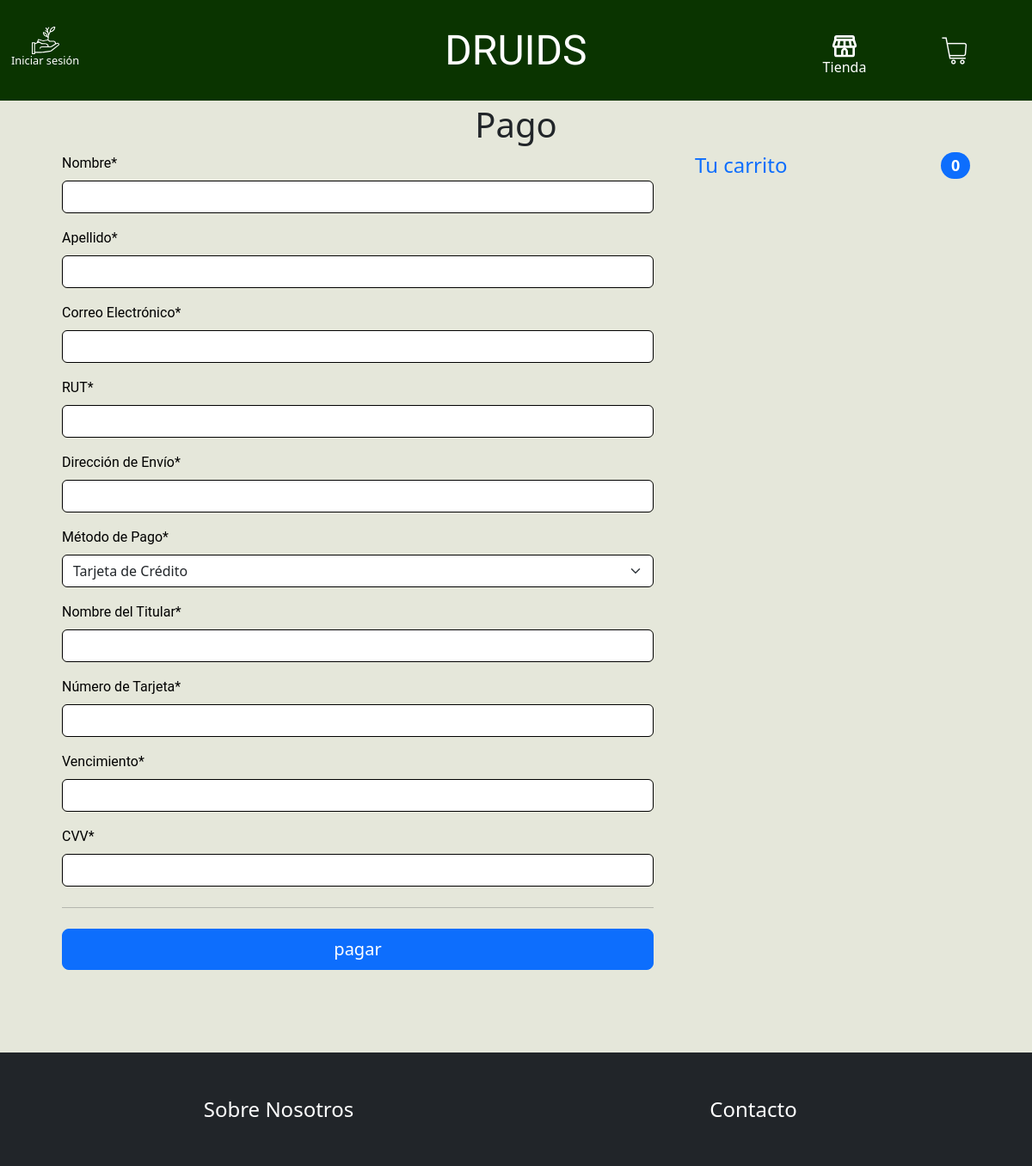
The page /pago/ on the database as committed earlier.
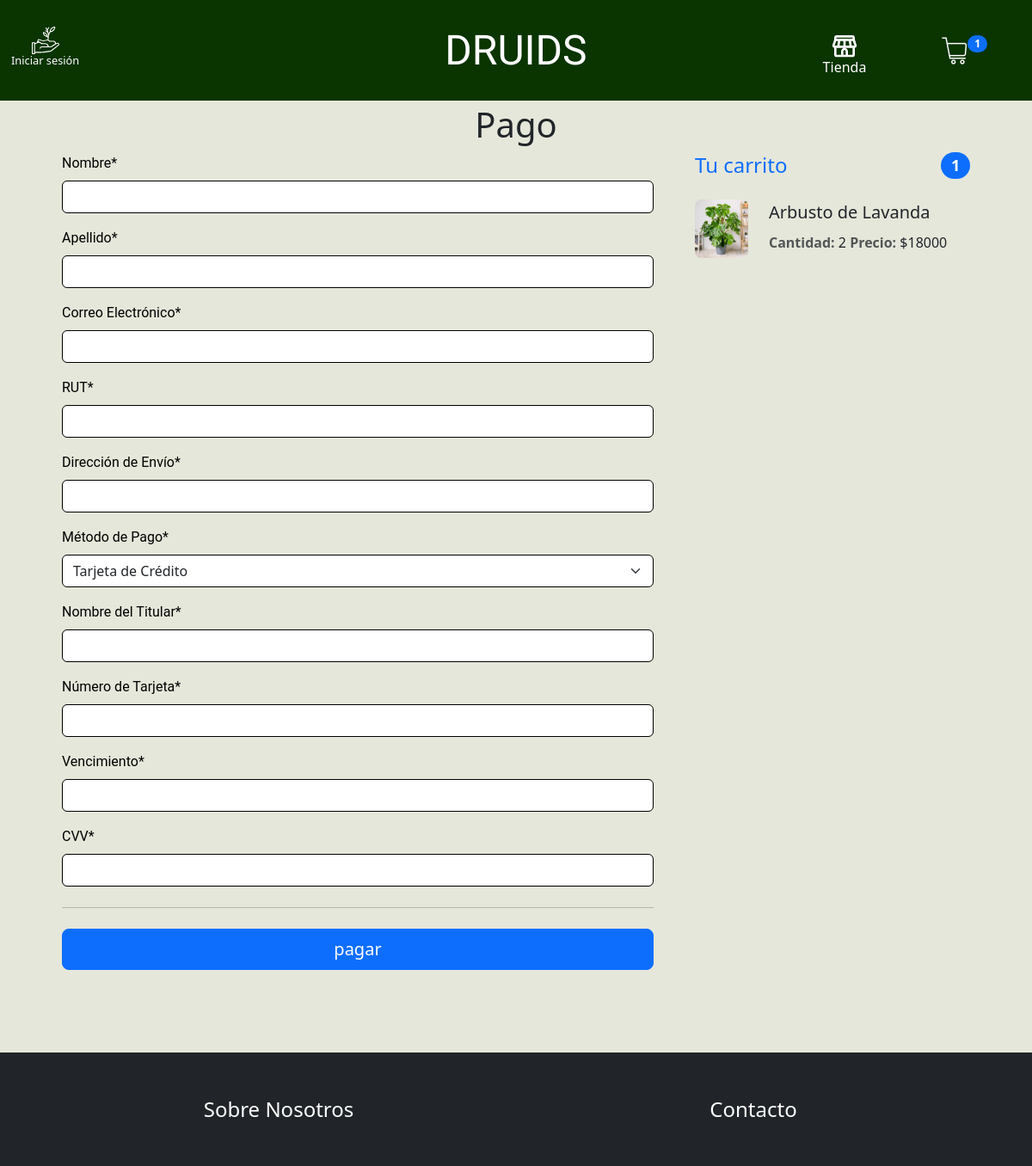
The same page on the database as committed later.
### Druids/models.py (models this page shows, shortened)
class CarritoItem(models.Model):
    producto = models.ForeignKey(Producto, on_delete=models.CASCADE)
    cantidad = models.PositiveIntegerField()
    pedido = models.ForeignKey(Pedido, on_delete=models.CASCADE, null=True, blank=True)
    @property
    def total_price(self):
        return self.cantidad * self.producto.precio

class Producto(models.Model):
    nombre = models.CharField(max_length=100, verbose_name="Nombre del producto")
    precio = models.PositiveIntegerField(validators=[MinValueValidator(0)], verbose_name="Precio")
    categoria = models.CharField(max_length=50, choices=Categorias, verbose_name="Categoría")
    stock = models.PositiveIntegerField(validators=[MinValueValidator(0)], verbose_name="Stock")
    descripcion = models.TextField(verbose_name="Descripción del producto")
    cuidados = models.TextField(verbose_name="Descripción de cuidados",blank=True, null=True)
    imagen_principal = models.ImageField(upload_to='productos/', verbose_name="Imagen Principal")
    imagen_2 = models.ImageField(upload_to='productos/', blank=True, null=True, verbose_name="Imagen del producto 2")
    imagen_3 = models.ImageField(upload_to='productos/', blank=True, null=True, verbose_name="Imagen del producto 3")
    imagen_4 = models.ImageField(upload_to='productos/', blank=True, null=True, verbose_name="Imagen del producto 4")

### Druids/views.py (the view, shortened to what this page needs)
# urls.py: path('pago/', pago, name='pago'),
def pago(request):
    carrito_items = CarritoItem.objects.all()
    total = sum(item.total_price for item in carrito_items)
    print(total)
    form = PagoForm()
    return render(request, 'Druids/pago.html', {'carrito_items': carrito_items, 'total': total, 'form': form})

### Druids/forms.py
class PagoForm(forms.Form):
    nombre = forms.CharField(label='Nombre', max_length=100)
    apellido = forms.CharField(label='Apellido', max_length=100)
    email = forms.EmailField(label='Correo Electrónico')
    rut = forms.CharField(label='RUT', max_length=10)
    direccion_envio = forms.CharField(label='Dirección de Envío', max_length=255)
    metodo_pago = forms.ChoiceField(label='Método de Pago', choices=[('credito', 'Tarjeta de Crédito'), ('debito', 'Tarjeta de Débito')])
    nombre_titular = forms.CharField(label='Nombre del Titular', max_length=100)
    numero_tarjeta = forms.CharField(label='Número de Tarjeta', max_length=16)
    fecha_expiracion = forms.CharField(label='Vencimiento', max_length=5)
    cvv = forms.CharField(label='CVV', max_length=3)

### Druids/context_processors.py (called while the page is built)
def carrito_items_contador(request):
    contador = CarritoItem.objects.count()
    return {'carrito_items_contador': contador}

### Druids/templates/Druids/pago.html (shortened to what this page needs)
{% extends 'Druids/base.html' %}
{% load static %}
{% load crispy_forms_tags %}
{% block contenido %}
<link rel="stylesheet" href="{% static 'Druids/css/pago.css' %}">
<main>
    <section>
        <div class="row">
            <div class="col-12 mt-1">
                <h1 class="text-center">Pago</h1>
            </div>
        </div>
    </section>
    <div class="row g-5 mx-5">
        <div class="col-md-5 col-lg-4 order-md-last">
            <h4 class="d-flex justify-content-between align-items-center mb-3">
                <span class="text-primary">Tu carrito</span>
                <span class="badge bg-primary rounded-pill">{{ carrito_items|length }}</span>
            </h4>
            <ul class="list-group mb-3">
                 {% for item in carrito_items %}
                <li class="list-group item mt-2">
                    <div class="row">
                        <div class="col-3">
                            <img src="{{ item.producto.imagen_principal.url }}" class="img-fluid rounded-3" alt="{{ item.producto.nombre }}">
                        </div>
                        <div class="col-9">
                            <p class="lead fw-normal mb-2">{{ item.producto.nombre }}</p>
                            <p>
                                <span class="text-muted fw-bold">Cantidad: </span>{{ item.cantidad }}
                                <span class="text-muted fw-bold">Precio: </span>${{ item.total_price }}
                            </p>
                        </div>
                    </div>
                </li>
                {% endfor %}
            </ul>
        </div>
        <div class="col-md-7 col-lg-8">
            <form class="needs-validation" id="form-pago" action="{% url 'pago' %}" method="POST">
                {{ form|crispy }}
                <hr class="my-4">
                <button class="w-100 btn btn-primary btn-lg" type="submit">pagar</button>
            </form>
        </div>
    </div>
</main>
{% endblock %}

Rows that differ between the two databases and show on the page:
added CarritoItem: producto.imagen_principal (picture), producto.nombre "Arbusto de Lavanda", cantidad "2", total_price "18000"
Other text that changed with them:
{{ carrito_items_contador }}: (not shown) → "1"
{{ carrito_items|length }}: "0" → "1"
